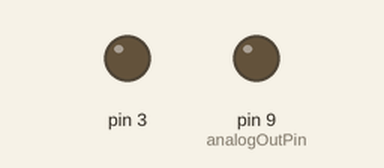
This sketch was run on a simulated Arduino Uno, built with avr-gcc and run on an emulated ATmega328P. Shown: output pins drawn as LEDs (lit = HIGH).

Above: at 0.05 s.
At 5.05 s:
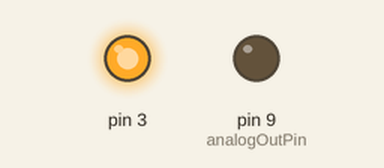
Timing chart, 0 to 5.9 s (numbered marks = the images above):
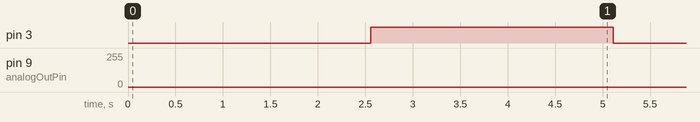

Measured:
- by itself, pin 3: alternates HIGH for 2.6 s and LOW for 2.6 s

The sketch:

motor_pwm_test.ino
```cpp
const int analogInPin = A0;  // Analog input pin that the potentiometer is attached to
const int analogOutPin = 9; // Analog output pin that the LED is attached to

int sensorValue = 0;        // value read from the pot
int outputValue = 0;        // value output to the PWM (analog out)

void setup() {
  // initialize serial communications at 9600 bps:
  pinMode(3, OUTPUT);
  pinMode(A0, INPUT);
  Serial.begin(9600);
}
int count = 0;
bool temp = false;
bool rotate = LOW;
void loop() {
  /*
  temp = digitalRead(A0);
  if (digitalRead(A0) != temp && !temp) {
    count++;
    Serial.println(count);
  }
  if (count > 44) {
    Serial.println(count);
    count = 0;
  }*/


    for(int i = 0; i<255; i++){
    analogWrite(analogOutPin, i);
    delay(5);
    }

    for(int i = 255; i>0; i--){
    analogWrite(analogOutPin, i);
    delay(5);
    }
    rotate = !rotate;
    digitalWrite(3, rotate);
  // wait 2 milliseconds before the next loop for the analog-to-digital
  // converter to settle after the last reading:

}
```
